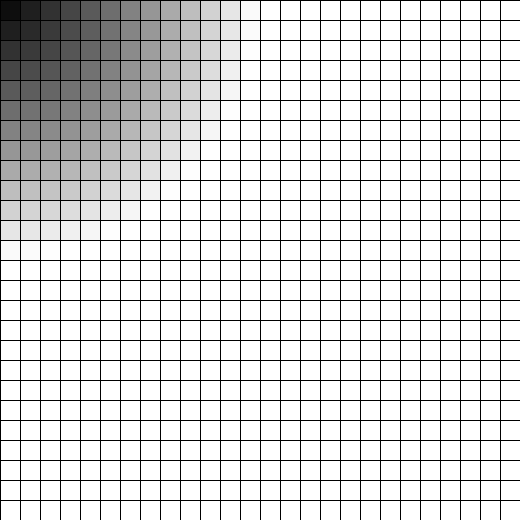
Frame 1 (no input)
Frame 60 (the mouse pressed at the canvas centre just before this capture): identical to frame 1, image omitted
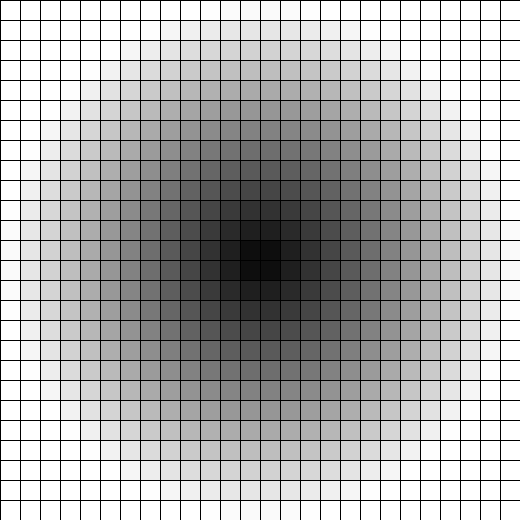
Frame 120 (the mouse held since frame 60 and released just before this capture)

The Processing sketch that drew these frames (run headless with seeded random() and noise(); from frame 60 on, the mouse is pressed at the canvas centre):

// Processing sketch: sketch_7_gray_scale_field
// ── sketch_7_gray_scale_field.pde
// Source
// Daniel Shiffman
// The Coding Train
// https://www.youtube.com/watch?v=H7frvcAHXps&index=6&list=PLRqwX-V7Uu6bm-3M4Wntd4yYZGKwiKfrQ

float x;
float y;
float sizeX;
float sizeY;
float dis;

void setup()
{
  size(520, 520);
}

void draw()
{
  sizeX = 20;
  sizeY = 20;
  for (x = sizeX/2; x < width; x += sizeX)
  {
    for (y = sizeY/2; y < height; y += sizeY)
    {
      dis = dist(x, y, mouseX, mouseY);
      fill(dis);
      rectMode(CENTER);
      rect(x, y, sizeX, sizeY);
    }
  }
}
